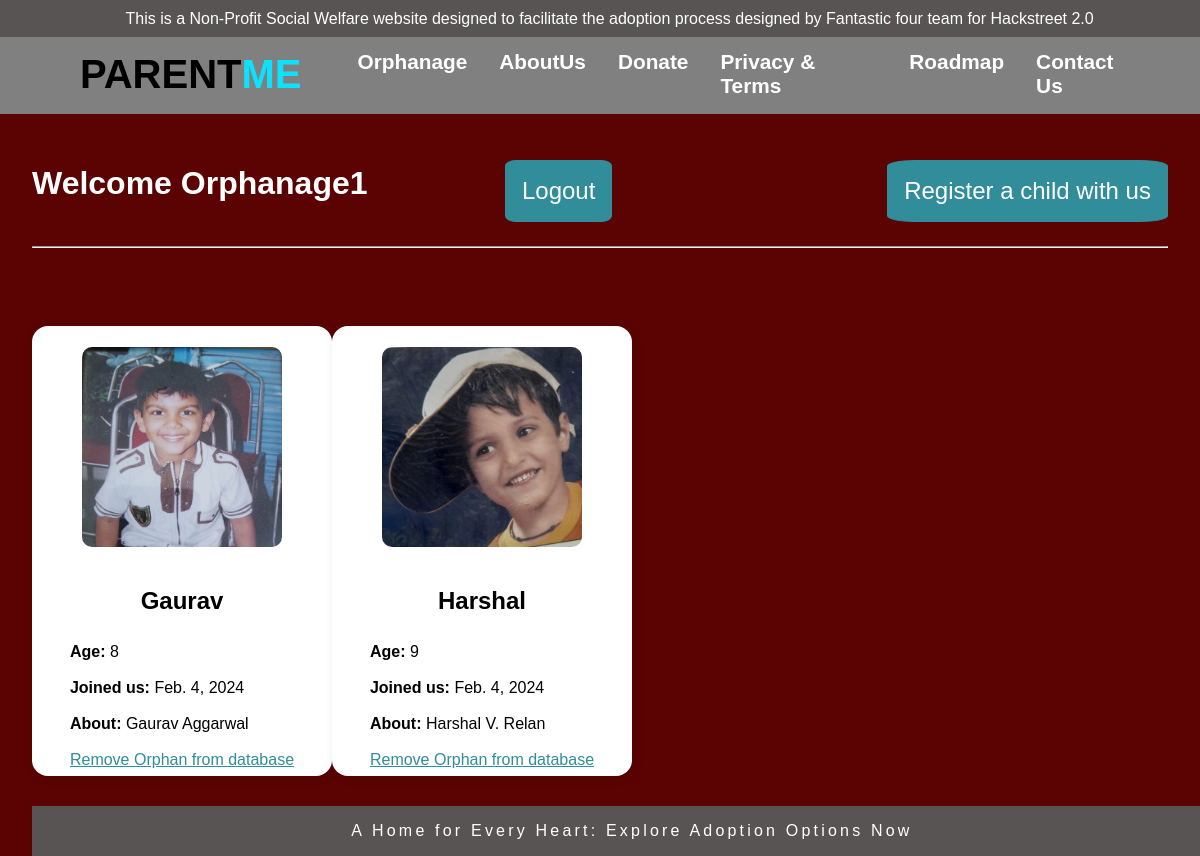
Page /Orphans/ (signed in) on the committed database.
### main/models.py (models this page shows, shortened)
class Orphan(models.Model):
    orphanage = models.ForeignKey(User,on_delete=models.CASCADE,null=True,blank=True)
    child_image = models.ImageField(null=True,blank=True,upload_to="images/")
    name = models.CharField(max_length=200)
    description = models.TextField(null=True,blank=True)
    age = models.CharField(max_length=2)
    joined = models.DateField(auto_now_add=True)
    class Meta:
        ordering = ['age']

### main/views.py (the view)
# urls.py: path('Orphans/',views.OrphanList.as_view(),name='OrphanList'),
class OrphanList(LoginRequiredMixin, ListView):
    model = Orphan
    context_object_name = 'Orphans'
    def get_context_data(self, **kwargs):
        context = super().get_context_data(**kwargs)
        context['Orphans'] = context['Orphans'].filter(orphanage=self.request.user)
        return context

### main/templates/main/orphan_list.html
{% extends 'main/base.html' %}
{% block content %}
<div class="top">
    {% if request.user.is_authenticated %}
    <h1 style="color:white;">Welcome {{request.user}}</h1>
    <a href="{% url 'logout-orphanage' %}" class="btn" style="margin: 1rem 0 1rem 0;">Logout</a>
    {% else %}
        <a href="{% url 'login-orphanage' %}">Login</a>
    {% endif %}
    <br>
    <a href="{% url 'AddOrphan' %}" class="btn" style="margin: 1rem 0 1rem 0;">Register a child with us</a>
</div>
<hr>
<div class="outergrid">
    {% for orphan in Orphans %}
    <div class="gridcell">
        {% if orphan.child_image %}
            <img src="{{orphan.child_image.url}}" width="200px" height="200px" style="border-radius: 5%;">
        {% else %}
            <img src="/static/assets/images/noUser.png" width="200px" height="200px" style="border-radius: 5%;">
        {% endif %}
        <div>
            <h2><a href="{% url 'UpdateOrphanDetails' orphan.id %}" style="text-decoration: none; color: black;">{{orphan.name}}</a></h2>
        </div>
        <div class="details">
            <b>Age: </b>{{orphan.age}}<br><br>
            <b>Joined us: </b>{{orphan.joined}}<br><br>
            <b>About: </b>{{orphan.description}}<br><br>
            <a href="{% url 'RemoveOrphan' orphan.id %}" style="color: rgb(49,141,153);">Remove Orphan from database</a>
        </div>
    </div>
    {% endfor %}
{% endblock content %}

### main/templates/main/base.html (style rules this page uses)
body { margin: 0px; font-family: Arial, sans-serif; background-color: rgb(91, 3, 3); }
.outergrid { display: grid; grid-template-columns: 1fr 1fr 1fr 1fr; margin-bottom: 3rem; }
.gridcell { max-width: 550px; border-radius: 1em; margin: auto; background-color: #fff; -webkit-box-shadow: 2px 2px 13px -4px rgba(0,0,0,0.21); box-shadow: 2px 2px 13px -4px rgba(0,0,0,0.21); width: 300px; height: 450px; margin-top: 70px; display: grid; grid-template-rows: 6fr 0.5fr 3.5fr; place-self: center; place-items: center; }
.btn { text-decoration: none; background-color: rgb(49,141,153); color: white; padding: 1rem; width: 50; height: 50; border: 0.1rem solid rgb(49,141,153); border-radius: 10%; margin-left: 0rem; margin-right: 5rem; margin-top: 1rem; font-size: 1.5rem; }
.top { display: flex; justify-content: space-between; }

### rows in the picture
Orphan: child_image (picture), name "Gaurav", age "8", joined "Feb. 4, 2024", description "Gaurav Aggarwal"
Orphan: child_image (picture), name "Harshal", age "9", joined "Feb. 4, 2024", description "Harshal V. Relan"

### other values in the picture
{{ request.user }} "Orphanage1"
